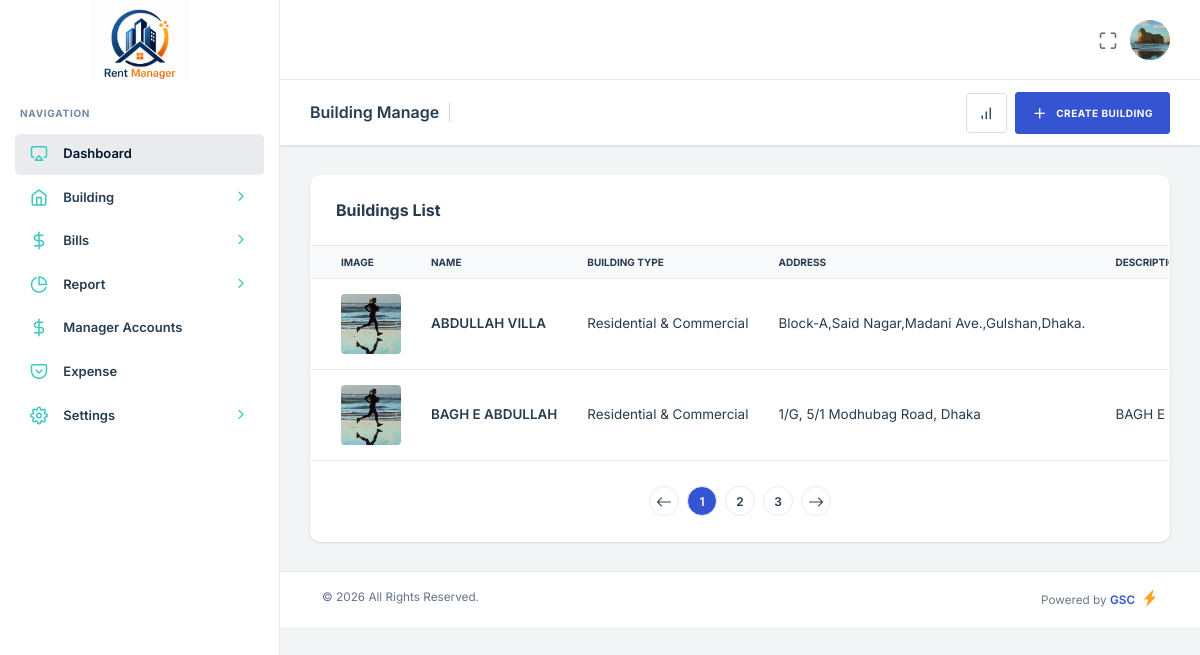
The app's page /admin.php?page=building (signed in) with its own data.
### tables this page shows
CREATE TABLE `tenants` (
  `id` int(11) NOT NULL,
  `name` varchar(150) NOT NULL,
  `phone` varchar(20) NOT NULL,
  `email` varchar(150) DEFAULT NULL,
  `password` varchar(256) NOT NULL DEFAULT '827ccb0eea8a706c4c34a16891f84e7b',
  `status` enum('Active','Inactive','Booked') NOT NULL DEFAULT 'Active',
  `role` enum('Admin','Tenant','Manager') NOT NULL,
  `booking_month` varchar(100) DEFAULT NULL,
  `start_tanent` date DEFAULT NULL,
  `nid_no` varchar(200) DEFAULT NULL,
  `permanent_address` text DEFAULT NULL,
  `family_member` int(11) DEFAULT NULL,
  `tenant_image` varchar(255) DEFAULT NULL,
  `nid_image` varchar(255) DEFAULT NULL,
  `building_id` int(11) DEFAULT NULL,
  `unit_id` int(11) DEFAULT NULL,
  `created_at` timestamp NOT NULL DEFAULT current_timestamp()
);

CREATE TABLE `building` (
  `id` int(11) NOT NULL,
  `name` varchar(256) NOT NULL,
  `building_type` int(11) NOT NULL,
  `address` text NOT NULL,
  `description` text NOT NULL,
  `image` varchar(256) NOT NULL,
  `location` varchar(256) NOT NULL
);

### pages/Building.php (the view, shortened to what this page needs)
<?php
$sql = "SELECT * FROM building ORDER BY id DESC";
$result = mysqli_query($db, $sql) or die("Query failed: " . mysqli_error($db));
?>
<div class="nxl-content">
    <div class="page-header">
        <div class="page-header-left d-flex align-items-center">
            <div class="page-header-title">
                <h5 class="m-b-10">Building Manage</h5>
            </div>
        </div>
        <div class="page-header-right ms-auto">
            <div class="page-header-right-items">
                <div class="d-flex align-items-center gap-2 page-header-right-items-wrapper">
                    <a href="javascript:void(0);" class="btn btn-icon btn-light-brand" data-bs-toggle="collapse"
                        data-bs-target="#collapseOne">
                        <i class="feather-bar-chart"></i>
                    </a>
                    <a href="admin.php?page=CreateBuilding" class="btn btn-primary">
                        <i class="feather-plus me-2"></i>
                        <span>Create Building</span>
                    </a>
                </div>
            </div>
        </div>
    </div>
    <div class="main-content">
        <div class="row">
            <div class="col-xxl-12">
                <div class="card stretch stretch-full">
                    <div class="card-header">
                        <h5 class="card-title">Buildings List</h5>
                    </div>
                    <div class="card-body custom-card-action p-0">
                        <div class="table-responsive">
                            <table class="table table-hover mb-0">
                                <thead class="table-light">
                                    <tr>
                                        <th scope="col">Image</th>
                                        <th scope="col">Name</th>
                                        <th scope="col">Building Type</th>
                                        <th scope="col">Address</th>
                                        <th scope="col">Description</th>
                                    </tr>
                                </thead>
                                <tbody>
                                    <?php if (mysqli_num_rows($result) > 0): ?>
                                        <?php while ($row = mysqli_fetch_assoc($result)): ?>
                                            <tr>
                                                <td>
                                                    <?php
                                                    $img_path = !empty($row['image'])
                                                        ? "public/uploads/buildings/" . htmlspecialchars($row['image'])
                                                        : "public/uploads/users/no-image.png";
                                                    ?>
                                                    <img src="<?= $img_path ?>" alt="Building Image" class="rounded"
                                                        style="width: 60px; height: 60px; object-fit: cover;">
                                                </td>
                                                <td>
                                                    <strong><?= htmlspecialchars($row['name']) ?></strong>
                                                </td>
                                                <td>
                                                    <?php
                                                    $type = $row['building_type'] ?? null;
                                                    switch ($type) {
                                                            case 5:
                                                            echo 'Residential & Commercial';
                                                            break;
                                                    }
                                                    ?>
                                                </td>
                                                <td><?= htmlspecialchars($row['address'] ?? '—') ?></td>
                                                <td>
                                                    <?php
                                                    $desc = htmlspecialchars($row['description'] ?? '');
                                                    echo strlen($desc) > 80 ? substr($desc, 0, 80) . '...' : $desc;
                                                    ?>
                                                </td>
                                            </tr>
                                        <?php endwhile; ?>
                                    <?php endif; ?>
                                </tbody>
                            </table>
                        </div>
                    </div>
                    <div class="card-footer">
                        <ul
                            class="list-unstyled d-flex align-items-center gap-2 mb-0 pagination-common-style justify-content-center">
                            <li><a href="javascript:void(0);"><i class="bi bi-arrow-left"></i></a></li>
                            <li><a href="javascript:void(0);" class="active">1</a></li>
                            <li><a href="javascript:void(0);">2</a></li>
                            <li><a href="javascript:void(0);">3</a></li>
                            <li><a href="javascript:void(0);"><i class="bi bi-arrow-right"></i></a></li>
                        </ul>
                    </div>
                </div>
            </div>
        </div>
    </div>
</div>

### includes/header.php (shortened to what this page needs)
<?php
include "database/db.php";
$user_id = $_SESSION['id'];
$sql = mysqli_query($db,"SELECT * FROM `tenants` WHERE id = '$user_id' ");
$user_row = mysqli_fetch_assoc($sql);
$old_image= $user_row['tenant_image'];
?>
<!DOCTYPE html>
<html lang="zxx">
<head>
    <link rel="stylesheet" type="text/css" href="public/assets/css/bootstrap.min.css" />
    <link rel="stylesheet" type="text/css" href="public/assets/vendors/css/vendors.min.css" />
    <link rel="stylesheet" type="text/css" href="public/assets/vendors/css/daterangepicker.min.css" />
    <link rel="stylesheet" type="text/css" href="public/assets/css/theme.min.css" />
    <link rel="stylesheet" href="public/assets/css/style.css">
</head>
<body>
    <?php include "includes/sidebar.php"; ?>
    <header class="nxl-header">
        <div class="header-wrapper">
            <div class="header-right ms-auto">
                <div class="d-flex align-items-center">
                    <div class="nxl-h-item d-none d-sm-flex">
                        <div class="full-screen-switcher">
                            <a href="javascript:void(0);" class="nxl-head-link me-0"
                                onclick="$('body').fullScreenHelper('toggle');">
                                <i class="feather-maximize maximize"></i>
                            </a>
                        </div>
                    </div>
                    <div class="dropdown nxl-h-item">
                        <a href="javascript:void(0);" data-bs-toggle="dropdown" role="button"
                            data-bs-auto-close="outside">
                            <img src="<?php echo $old_image ? 'public/uploads/tenants/'.$old_image : 'public/uploads/tenants/no-image.png' ?>" alt="<?= $old_image ?>"
                                class="img-fluid user-avtar me-0" style="width:40px; height: 40px;"/>
                        </a>
                    </div>
                </div>
            </div>
        </div>
    </header>

### records on screen
tenants: tenant_image (picture)
building: image (picture), name "ABDULLAH VILLA", building_type "Residential & Commercial", address "Block-A,Said Nagar,Madani Ave.,Gulshan,Dhaka."
building: image (picture), name "BAGH E ABDULLAH", building_type "Residential & Commercial", address "1/G, 5/1 Modhubag Road, Dhaka", description "BAGH E…"
